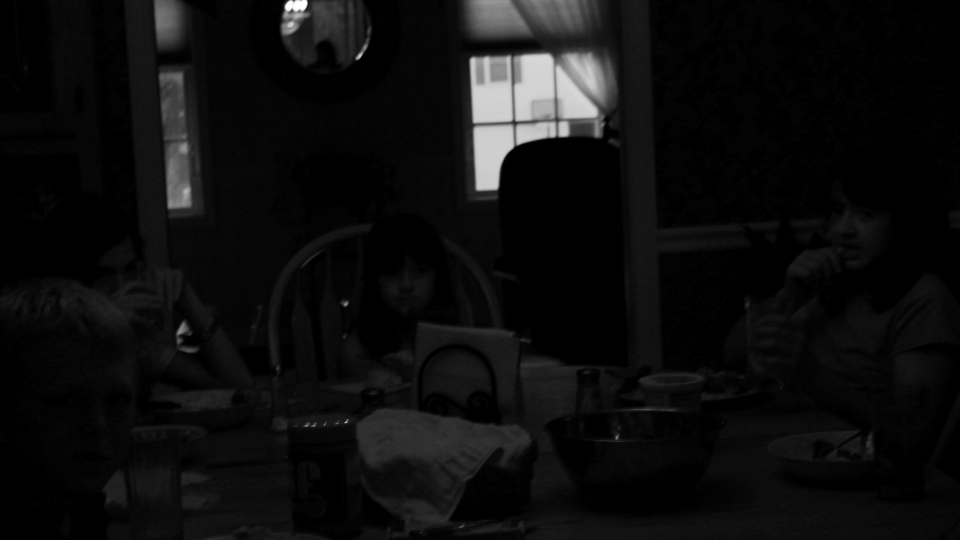
#> input picture goruntu3.png, 1920 x 1080 px (shown at 1/2 size)
$ jupyter execute index.ipynb   (shell and % lines are left out)
#> lines starting #> are read from the running program, lines starting #| are printed output that depends on the picture
#### Kütüphanelerin Yüklenmesi

[cell 1]
# Kütüphanelerin eklenmesi
import cv2
from matplotlib import pyplot as plt
import numpy as np
import math

#### Fonksiyon Tanımlanmaları

[cell 2]
def resmi_goster(image, title,  cmap=None):
    plt.title(title)
    plt.imshow(image, cmap=cmap)
    plt.show()

[cell 3]
def histogram_cizdir (image, title):
    # Histogramı hesapla
    hist, bins = np.histogram(image.flatten(), bins=256, range=[0,256])

    # Histogramı çiz
    plt.bar(bins[:-1], hist, width=1)
    plt.title(title)
    plt.show()

[cell 4]
def histogram_cizdir2 (image, title):
    # Histogramı hesapla
    hist = cv2.calcHist([image], [0], None, [256],[0,256] )
    plt.bar(range(256), hist[:,0])
    plt.title(title)
    plt.show()

#### 1.	Görüntüyü yükleme, histogramını çizdirme

[cell 5]
# Görüntünün yolu
path = "./goruntu3.png"

# Resim dosyasını oku
img = cv2.imread(path)
#> img is the input picture: shape (1080, 1920, 3); min 0, max 255, mean 13.6

# Orijinal Resim
resmi_goster(img, "Original Image")

[cell 6]
# Görüntünün renkli olup olmadığını kontrol et
if len(img.shape) == 2:
    print("Gri seviye")
else:
    print("Renkli görüntü")

[cell 7]
# Görüntünün siyah-beyaz olarak alınması
img_yeni_grayscale = cv2.imread(path, 0)
#> img_yeni_grayscale: shape (1080, 1920); min 0, max 255, mean 13.6

histogram_cizdir (img_yeni_grayscale, "Original Image Histogram")
#> in histogram_cizdir, `hist, bins = np.histogram(image.flatten(), bins=256, range=[0,256])`: hist = 256 values, max 603667 at index 0, min 1 at index 220, mean 8100; bins = 257 values from 0 to 256
#> in histogram_cizdir, `plt.show()`:
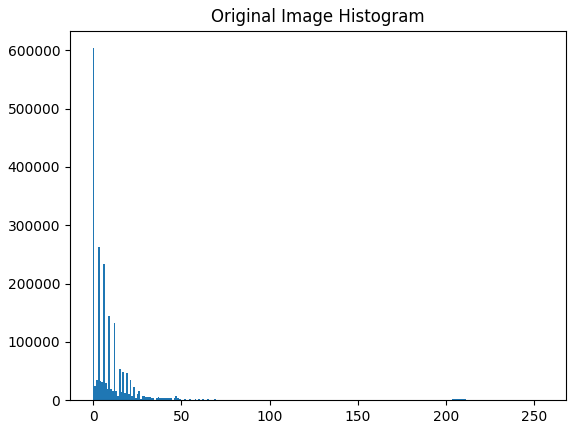
#> figure drawn by matplotlib, 1 panel; tallest bar 603667 high, from x = -0.5 to 0.5

#### 2.	Histogram eşitleme uygulama,  histogram eşitleme sonrası görüntüyü ve histogramını çizdirme

[cell 8]
# Histogram eşitleme
equ = cv2.equalizeHist(img_yeni_grayscale)
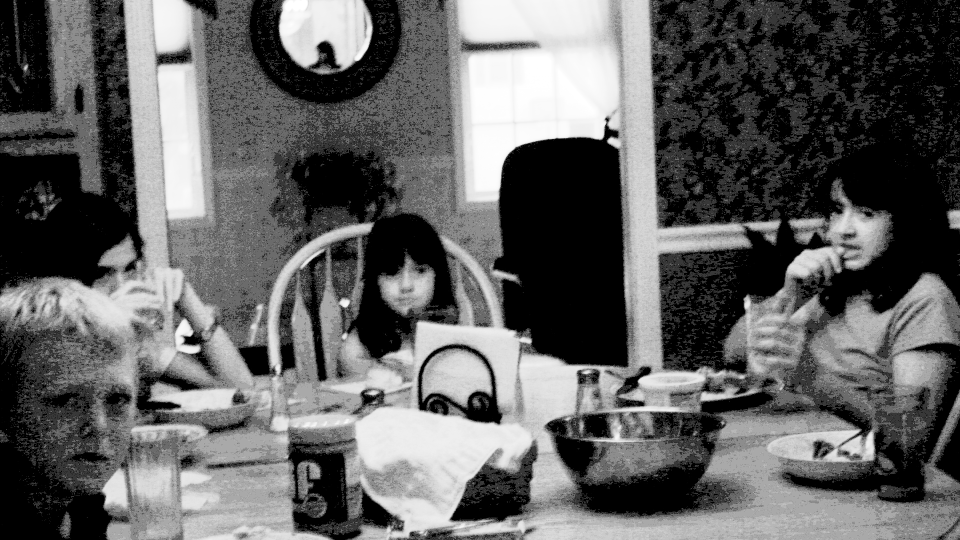
#> equ: shape (1080, 1920) (shown at 1/2 size); min 0, max 255, mean 97.9

# Histogram eşitleme sonrası ekrana bastırma
resmi_goster(equ, "Equalized Image", cmap="gray")

[cell 9]
# Histogram eşitleme sonrası yeni histogramı çizdirme
histogram_cizdir (equ, "Equalized Histogram")
#> call 2 of histogram_cizdir, with title = 'Equalized Histogram'
#> in histogram_cizdir (call 2), `hist, bins = np.histogram(image.flatten(), bins=256, range=[0,256])`: hist = 256 values, max 603667 at index 0, min 0 at index 1, mean 8100
#> in histogram_cizdir (call 2), `plt.show()`:
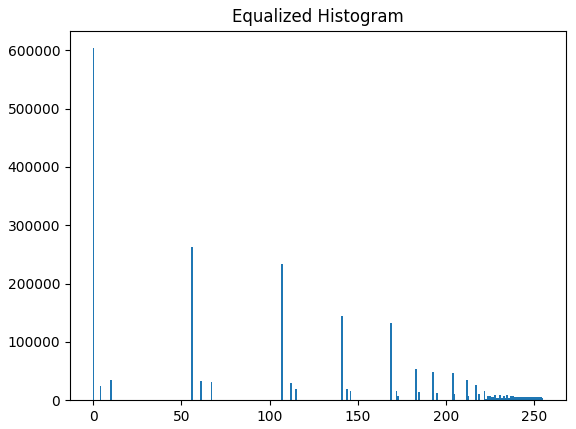
#> figure drawn by matplotlib, 1 panel; tallest bar 603667 high, from x = -0.5 to 0.5

#### 3.	Görüntüye bicubic interpolasyon ile iki kat büyütme, görüntüyü ve histogramını çizdirme

[cell 10]
iki_kat_buyuyen_img = cv2.resize(equ, None, fx=2, fy=2, interpolation=cv2.INTER_CUBIC)

# Görüntüyü ekrana bastır
resmi_goster(iki_kat_buyuyen_img, "Resized Equalized Image (iki kat büyüt)", cmap="gray")

[cell 11]
# Bicubit interpolasyon sonrası hisgoramı çizdirme
histogram_cizdir (iki_kat_buyuyen_img, "Resized Histogram")
#> call 3 of histogram_cizdir, with title = 'Resized Histogram'
#> in histogram_cizdir (call 3), `hist, bins = np.histogram(image.flatten(), bins=256, range=[0,256])`: hist = 256 values, max 2124274 at index 0, min 4914 at index 29, mean 32400
#> in histogram_cizdir (call 3), `plt.show()`:
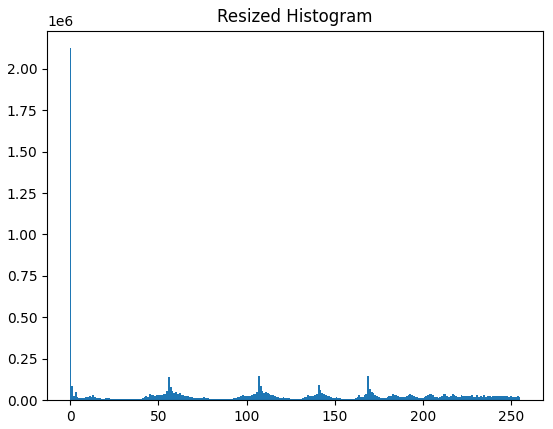
#> figure drawn by matplotlib, 1 panel; tallest bar 2124274 high, from x = -0.5 to 0.5

#### 4.	Görüntüye unsharp masking ve highboost filtering uygulama, görüntüyü ve histogramını çizdirme

[cell 12]
# Gaussian blur uygulaması
gauss_blur_img = cv2.GaussianBlur(iki_kat_buyuyen_img, (7,7), 0)

# Highboost filtreleme islemi
highboost_img = cv2.addWeighted(iki_kat_buyuyen_img,3, gauss_blur_img, -1, 0)
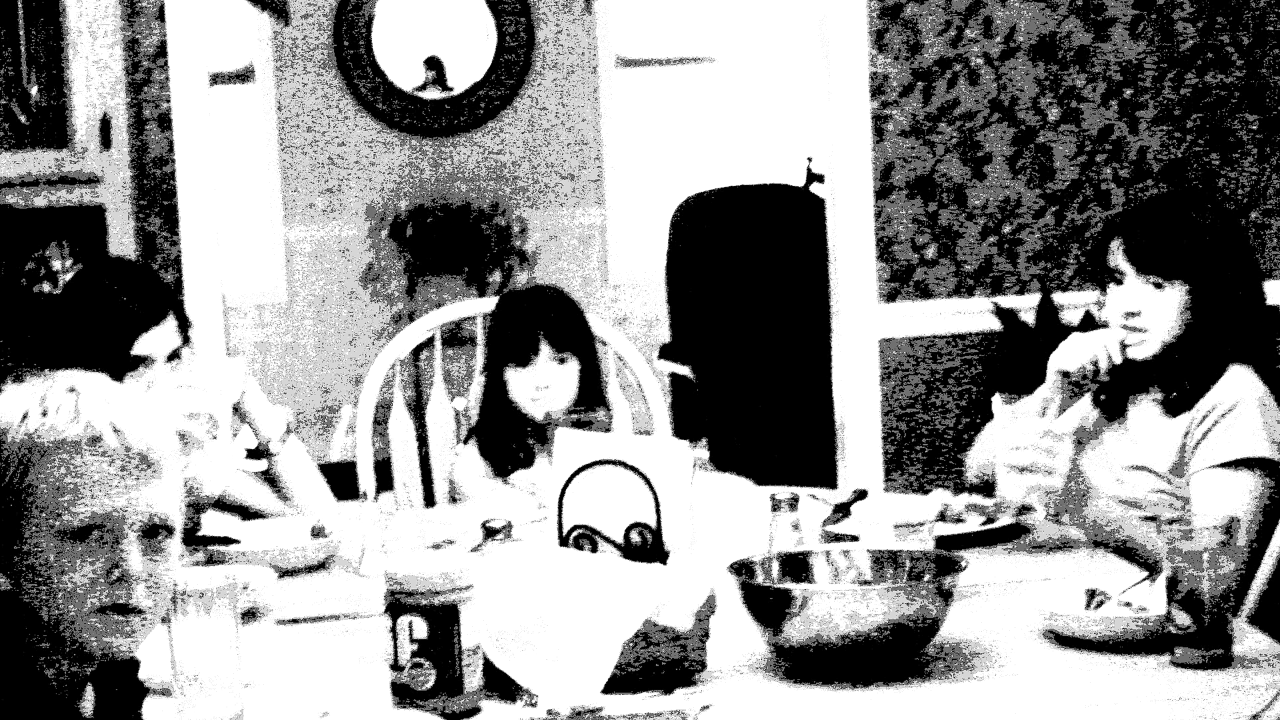
#> highboost_img: shape (2160, 3840) (shown at 1/3 size); min 0, max 255, mean 147.2

# Resmi göster
resmi_goster(highboost_img, "Highboost Image", cmap="gray")

[cell 13]
# Histogram çizdirme
histogram_cizdir (highboost_img, "Highboost Histogram")
#> call 4 of histogram_cizdir, with title = 'Highboost Histogram'
#> in histogram_cizdir (call 4), `hist, bins = np.histogram(image.flatten(), bins=256, range=[0,256])`: hist = 256 values, max 3229670 at index 255, min 1519 at index 54, mean 32400
#> in histogram_cizdir (call 4), `plt.show()`:
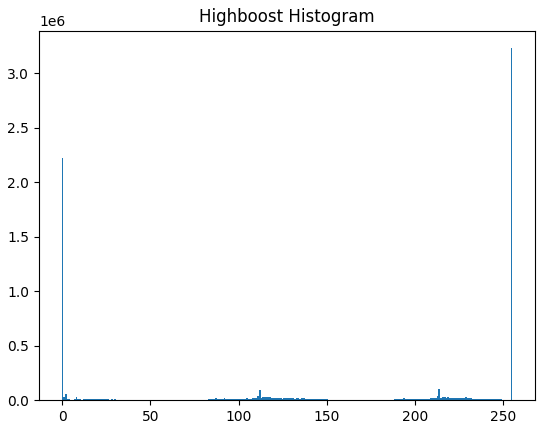
#> figure drawn by matplotlib, 1 panel; tallest bar 3229670 high, from x = 254.5 to 255.5

#### 5.Highboost sonucunun dft2 sini alma dft2 yi shift etme, görüntüyü ve genlik spektrumunu çizdirme.

[cell 14]
# Frekans domain ine dönüştürüyoruz
I = cv2.dft(np.float32(highboost_img), flags=cv2.DFT_COMPLEX_OUTPUT)

# Kaydırma işlemi (Shift etme)
I_shift = np.fft.fftshift(I)

# Genlik spektrumu
magnitude_spectrum = 20*np.log(cv2.magnitude(I_shift[:,:,0], I_shift[:,:,1]))
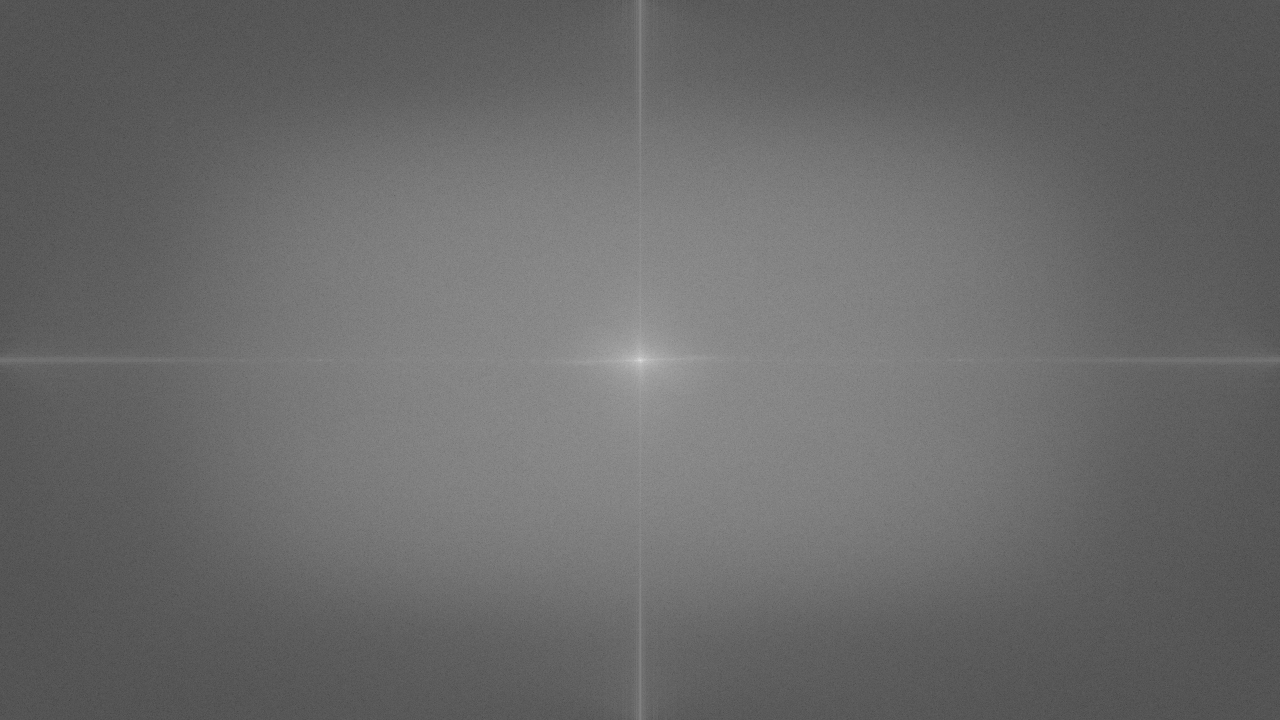
#> magnitude_spectrum: shape (2160, 3840) float32 (shown at 1/3 size); min 36.66, max 418.5, mean 196.4; drawn with min black and max white

# Highboost Image resmini göster
resmi_goster(highboost_img, "Highboost Image", cmap="gray")

# Genlik spektrumunu gösterme
resmi_goster(magnitude_spectrum, "Highboost Magnitude Spectrum", cmap="gray")

#### 6.	Görüntüye yarı çapı 200 olan gauss alçak geçiren filtre uygulama gauss filtresini çizdirme

[cell 15]
row, col = highboost_img.shape
#> row = 2160; col = 3840

# Yarıçap
D0 = 200

#Gauss LPF
H=[[math.exp(-((i-col/2)**2+(j-row/2)**2)/(2*D0**2)) for i in range(col)] for j in range(row)]

If = np.zeros((row, col, 2))
If[:,:,0] = I_shift[:,:,0] * H
If[:,:,1] = I_shift[:,:,1] * H

# Resmi göster
resmi_goster(H, "Gaussian Mask", cmap="gray")
#> in resmi_goster (call 7), `plt.show()`:
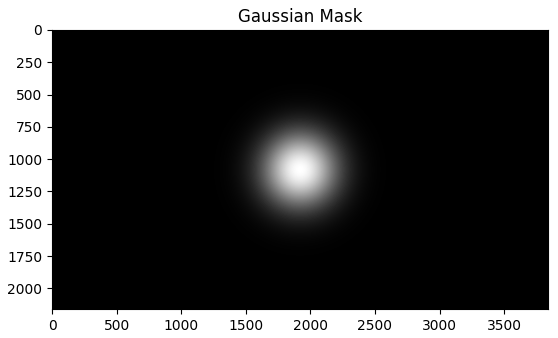
#> figure drawn by matplotlib, 1 panel

#### 7.	Görüntünün ters dft2 sini alıp görüntünün son halini çizdirme

[cell 16]
# Kaydırma işlemi
f_ishift = np.fft.ifftshift(If)

img_back = cv2.idft(f_ishift)

# Resmi göster
resmi_goster(img_back[:,:,0], "Gaussian Filtered Image", cmap="gray")
#> in resmi_goster (call 8), `plt.show()`:
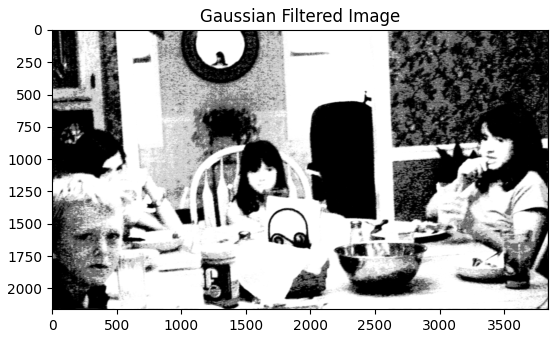
#> figure drawn by matplotlib, 1 panel
